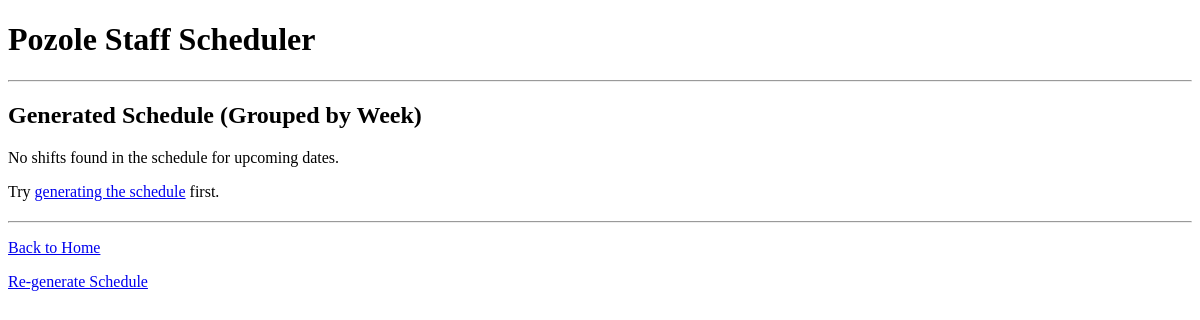
Before: /schedule with the older database file.
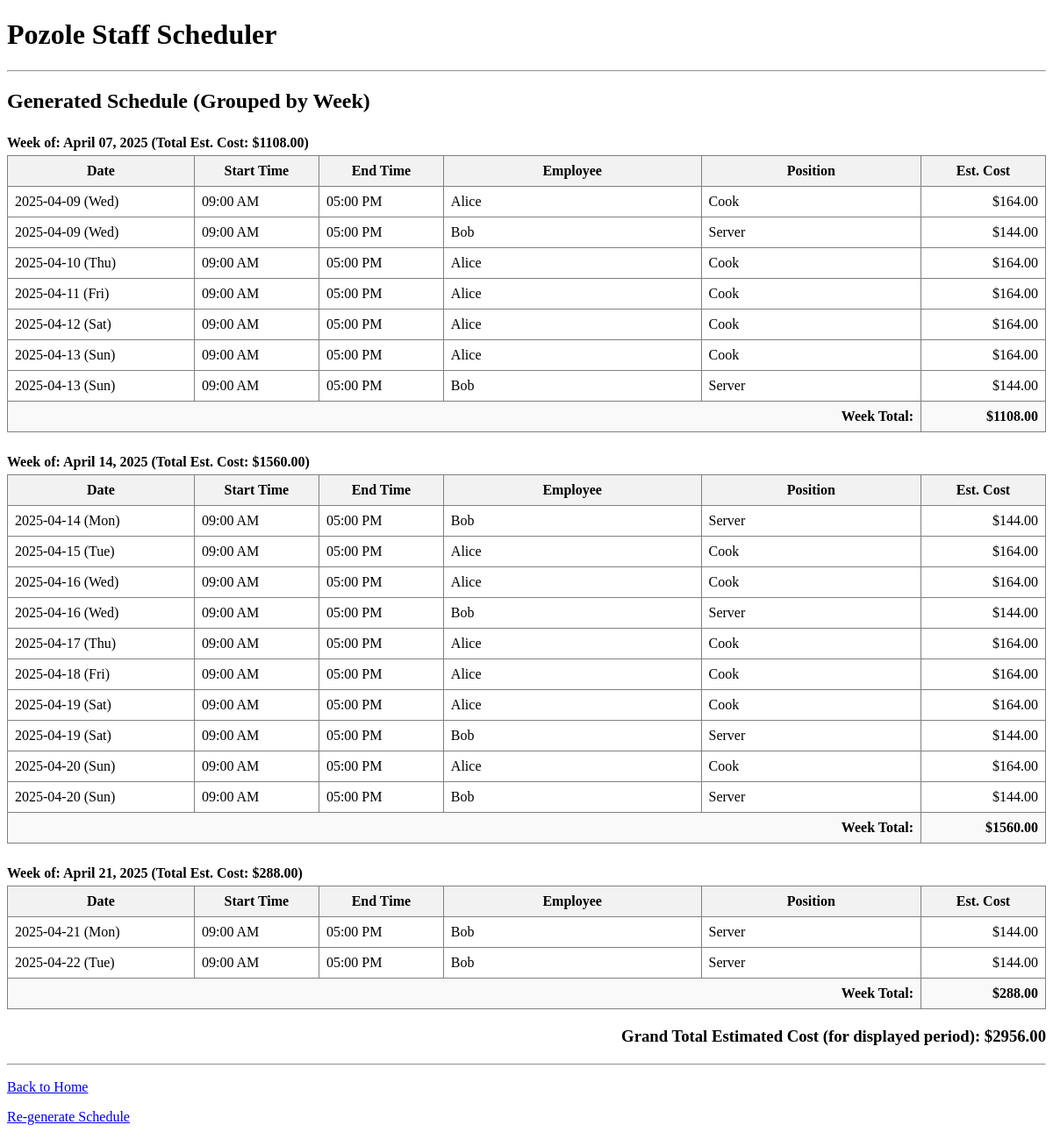
After: the same page with the newer database file.
### app/models.py (models this page shows, shortened)
class Shift(db.Model):
    id = db.Column(db.Integer, primary_key=True)
    employee_id = db.Column(db.Integer, db.ForeignKey('employee.id'))
    start_time = db.Column(db.DateTime, index=True)
    end_time = db.Column(db.DateTime)
    employee = db.relationship('Employee', backref='shifts')

class Employee(db.Model):
    id = db.Column(db.Integer, primary_key=True)
    name = db.Column(db.String(64), index=True, unique=True)
    position = db.Column(db.String(64))
    email = db.Column(db.String(120), index=True, unique=True)
    hourly_rate = db.Column(db.Float)

### app/routes.py (the view)
@bp.route('/schedule')
def schedule_view():
    print("Accessed /schedule route")
    try:
        today = datetime.date.today()
        today_start = datetime.datetime.combine(today, datetime.time.min)
        shifts = db.session.query(Shift).options(joinedload(Shift.employee))\
            .join(Shift.employee)\
            .filter(Shift.start_time >= today_start)\
            .order_by(Shift.start_time, Employee.name).all()
        print(f"Found {len(shifts)} shifts to display starting from {today.strftime('%Y-%m-%d')}.")
        weekly_shifts = defaultdict(list)
        weekly_costs = defaultdict(float)
        grand_total_cost = 0.0
        for shift in shifts:
            shift_date = shift.start_time.date()
            week_start = shift_date - timedelta(days=shift_date.weekday()) # weekday() is 0 for Monday
            weekly_shifts[week_start].append(shift)
            if shift.employee and shift.employee.hourly_rate:
                duration_seconds = (shift.end_time - shift.start_time).total_seconds()
                duration_hours = duration_seconds / 3600
                shift_cost = duration_hours * shift.employee.hourly_rate
                weekly_costs[week_start] += shift_cost
                grand_total_cost += shift_cost
        sorted_weeks = sorted(weekly_shifts.keys())
        weekly_data = []
        for week_start_date in sorted_weeks:
            weekly_data.append(
                (week_start_date, weekly_shifts[week_start_date], weekly_costs[week_start_date])
            )
        print(f"Grouped shifts into {len(weekly_data)} weeks.")
        print(f"Calculated grand total estimated cost: {grand_total_cost:.2f}")
        return render_template(
            'schedule_view.html',
            title='View Schedule',
            weekly_data=weekly_data,
            grand_total_cost=grand_total_cost
            )
    except Exception as e:
        print(f"Error querying/processing shifts: {e}")
        flash('Error loading schedule view.', 'danger')
        return redirect(url_for('main.index'))

### app/templates/schedule_view.html
{% extends "layout.html" %}
{% block content %}
    <h2>Generated Schedule (Grouped by Week)</h2>
    {% if weekly_data %}
        {% for week_start_date, shifts_in_week, weekly_total_cost in weekly_data %}
            <h4 style="margin-top: 25px; margin-bottom: 5px;">
                Week of: {{ week_start_date.strftime('%B %d, %Y') }}
                 (Total Est. Cost: ${{ "%.2f"|format(weekly_total_cost) }})
            </h4>
            <table border="1" style="border-collapse: collapse; width: 100%; margin-bottom: 20px;">
                <thead>
                    <tr style="background-color: #f2f2f2;">
                        <th style="padding: 8px; width: 18%;">Date</th>
                        <th style="padding: 8px; width: 12%;">Start Time</th>
                        <th style="padding: 8px; width: 12%;">End Time</th>
                        <th style="padding: 8px;">Employee</th>
                        <th style="padding: 8px;">Position</th>
                        <th style="padding: 8px; width: 12%;">Est. Cost</th>
                    </tr>
                </thead>
                <tbody>
                    {% for shift in shifts_in_week %}
                        <tr>
                            <td style="padding: 8px;">{{ shift.start_time.strftime('%Y-%m-%d (%a)') }}</td>
                            <td style="padding: 8px;">{{ shift.start_time.strftime('%I:%M %p') }}</td>
                            <td style="padding: 8px;">{{ shift.end_time.strftime('%I:%M %p') }}</td>
                            <td style="padding: 8px;">{{ shift.employee.name if shift.employee else 'N/A' }}</td>
                            <td style="padding: 8px;">{{ shift.employee.position if shift.employee else 'N/A' }}</td>
                            <td style="padding: 8px; text-align: right;">
                                {% if shift.employee and shift.employee.hourly_rate %}
                                    {% set duration_hours = (shift.end_time - shift.start_time).total_seconds() / 3600 %}
                                    ${{ "%.2f"|format(duration_hours * shift.employee.hourly_rate) }}
                                {% else %}
                                    -
                                {% endif %}
                            </td>
                        </tr>
                    {% endfor %}
                </tbody>
                 <tfoot>
                    <tr style="font-weight: bold; background-color: #f9f9f9;">
                        <td colspan="5" style="padding: 8px; text-align: right;">Week Total:</td>
                        <td style="padding: 8px; text-align: right;">${{ "%.2f"|format(weekly_total_cost) }}</td>
                    </tr>
                </tfoot>
            </table>
        {% endfor %}
        <h3 style="text-align: right; margin-top: 20px;">
            Grand Total Estimated Cost (for displayed period): ${{ "%.2f"|format(grand_total_cost) }}
        </h3>
    {% else %}
        <p style="margin-top: 15px;">No shifts found in the schedule for upcoming dates.</p>
        <p>Try <a href="{{ url_for('main.generate_schedule_route') }}">generating the schedule</a> first.</p>
    {% endif %}
    <hr style="margin-top: 20px;">
    <p><a href="{{ url_for('main.index') }}">Back to Home</a></p>
    <p><a href="{{ url_for('main.generate_schedule_route') }}">Re-generate Schedule</a></p>
{% endblock %}

### app/templates/layout.html (shortened to what this page needs)
<!doctype html>
<html>
  <head>
    <link rel="stylesheet" href="{{ url_for('static', filename='css/style.css') }}">
  </head>
  <body>
    <h1>Pozole Staff Scheduler</h1>
    <hr>
    {% block content %}{% endblock %}
  </body>
</html>

Changed rows visible on the page:
added Shift: start_time "2025-04-09 (Wed)", start_time "09:00 AM", end_time "05:00 PM", employee "Alice", employee "Cook", shown under "April 07, 2025"
added Employee: duration_hours*shift.employee.hourly_rate "164.00"
added Shift: start_time "2025-04-09 (Wed)", start_time "09:00 AM", end_time "05:00 PM", employee "Bob", employee "Server", shown under "April 07, 2025"
added Employee: duration_hours*shift.employee.hourly_rate "144.00"
added Shift: start_time "2025-04-10 (Thu)", start_time "09:00 AM", end_time "05:00 PM", employee "Alice", employee "Cook", shown under "April 07, 2025"
added Shift: start_time "2025-04-11 (Fri)", start_time "09:00 AM", end_time "05:00 PM", employee "Alice", employee "Cook", shown under "April 07, 2025"
added Shift: start_time "2025-04-12 (Sat)", start_time "09:00 AM", end_time "05:00 PM", employee "Alice", employee "Cook", shown under "April 07, 2025"
added Shift: start_time "2025-04-13 (Sun)", start_time "09:00 AM", end_time "05:00 PM", employee "Alice", employee "Cook", shown under "April 07, 2025"
added Shift: start_time "2025-04-13 (Sun)", start_time "09:00 AM", end_time "05:00 PM", employee "Bob", employee "Server", shown under "April 07, 2025"
added Shift: start_time "2025-04-14 (Mon)", start_time "09:00 AM", end_time "05:00 PM", employee "Bob", employee "Server", shown under "April 14, 2025"
added Shift: start_time "2025-04-15 (Tue)", start_time "09:00 AM", end_time "05:00 PM", employee "Alice", employee "Cook", shown under "April 14, 2025"
added Shift: start_time "2025-04-16 (Wed)", start_time "09:00 AM", end_time "05:00 PM", employee "Alice", employee "Cook", shown under "April 14, 2025"
added Shift: start_time "2025-04-16 (Wed)", start_time "09:00 AM", end_time "05:00 PM", employee "Bob", employee "Server", shown under "April 14, 2025"
added Shift: start_time "2025-04-17 (Thu)", start_time "09:00 AM", end_time "05:00 PM", employee "Alice", employee "Cook", shown under "April 14, 2025"
added Shift: start_time "2025-04-18 (Fri)", start_time "09:00 AM", end_time "05:00 PM", employee "Alice", employee "Cook", shown under "April 14, 2025"
added Shift: start_time "2025-04-19 (Sat)", start_time "09:00 AM", end_time "05:00 PM", employee "Alice", employee "Cook", shown under "April 14, 2025"
added Shift: start_time "2025-04-19 (Sat)", start_time "09:00 AM", end_time "05:00 PM", employee "Bob", employee "Server", shown under "April 14, 2025"
added Shift: start_time "2025-04-20 (Sun)", start_time "09:00 AM", end_time "05:00 PM", employee "Alice", employee "Cook", shown under "April 14, 2025"
added Shift: start_time "2025-04-20 (Sun)", start_time "09:00 AM", end_time "05:00 PM", employee "Bob", employee "Server", shown under "April 14, 2025"
added Shift: start_time "2025-04-21 (Mon)", start_time "09:00 AM", end_time "05:00 PM", employee "Bob", employee "Server", shown under "April 21, 2025"
added Shift: start_time "2025-04-22 (Tue)", start_time "09:00 AM", end_time "05:00 PM", employee "Bob", employee "Server", shown under "April 21, 2025"
Other visible differences:
{{ "%.2f"|format(grand_total_cost) }}: (not shown) → "2956.00"
new list line: "Week of: April 07, 2025 (Total Est. Cost: $ 1108.00 ) Date Start Time End Time Employee Position Est. Cost Week Total: $ 1108.00"
new list line: "Week of: April 14, 2025 (Total Est. Cost: $ 1560.00 ) Date Start Time End Time Employee Position Est. Cost Week Total: $ 1560.00"
new list line: "Week of: April 21, 2025 (Total Est. Cost: $ 288.00 ) Date Start Time End Time Employee Position Est. Cost Week Total: $ 288.00"
text no longer shown: "No shifts found in the schedule for upcoming dates. Try generating the schedule first."
text now shown: "Grand Total Estimated Cost (for displayed period): $"
